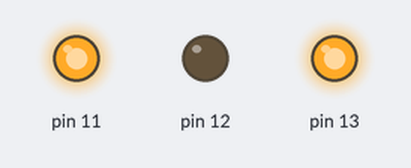
A sketch run on a simulated Arduino Uno, built with avr-gcc and run on an emulated ATmega328P. On the bench: output pins drawn as LEDs (lit = HIGH).

Above: at 0.5 s.
At 2.5 s:
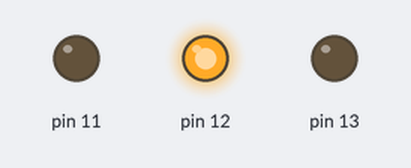
At 3.5 s:
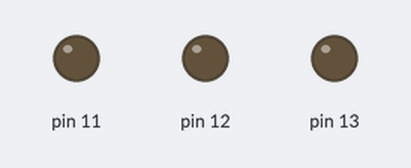
Timing chart, 0 to 5.2 s (numbered marks = the images above):
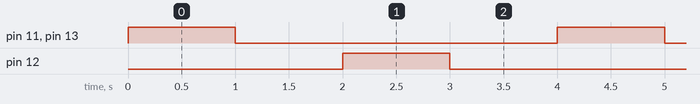

The sketch:

ArduinoUnoEx2OddsEvens.ino
```cpp
void setup() {
  // iniciamos pins
  for ( int i = 11 ; i <= 13 ; i++)
  {
    pinMode(i, OUTPUT);
  }

}

// en el loop principal, simplemente encendemos los pins 11 y 13 con un bucle for modificado, los apagamos y hacemos lo propio con el 12 por separado para completar lo que pide el ejercicio
void loop() {

  for(int i=11; i<=13 ;i+=2){
    digitalWrite( i , HIGH) ;
  }
  delay(1000);
  for(int i=11; i<=13 ;i+=2){
    digitalWrite( i , LOW) ;
  }
  delay(1000);
  digitalWrite(12, HIGH);
  delay(1000);
  digitalWrite(12, LOW);
  delay(1000);
}
```

Measured:
- by itself, pin 11–13: alternates HIGH for 1.0 s and LOW for 3.0 s
- by itself, everything shown: repeats every 4.0 s, in 4 steps
